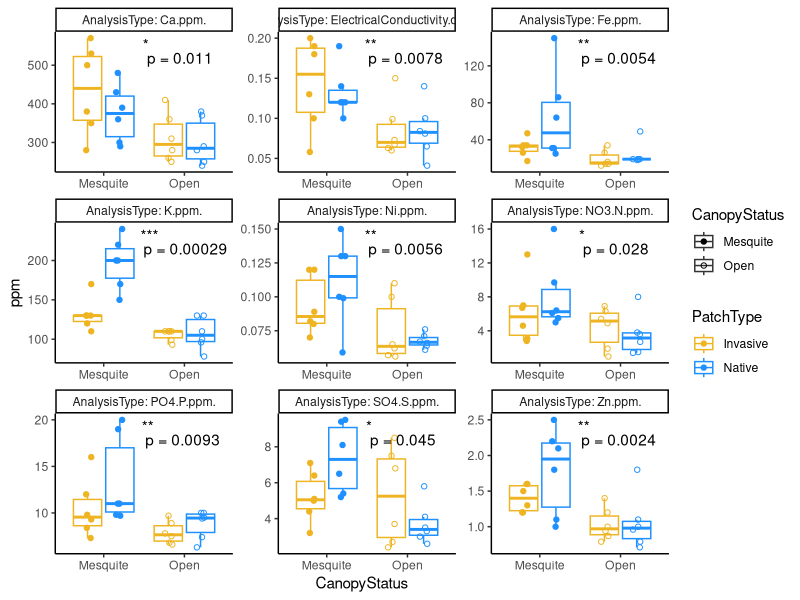
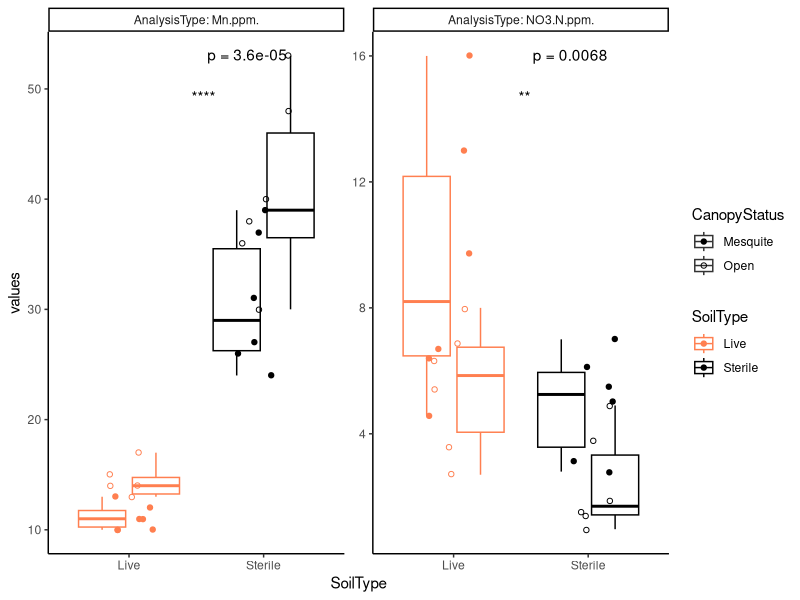
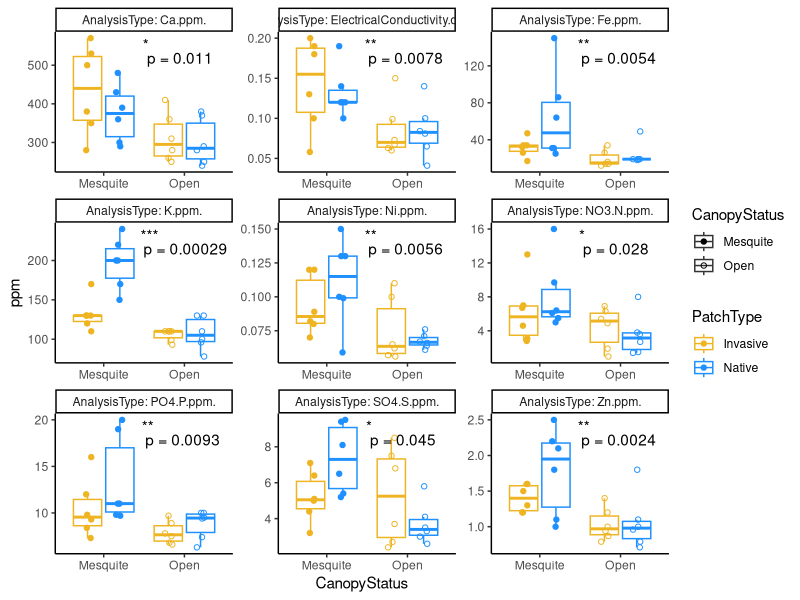
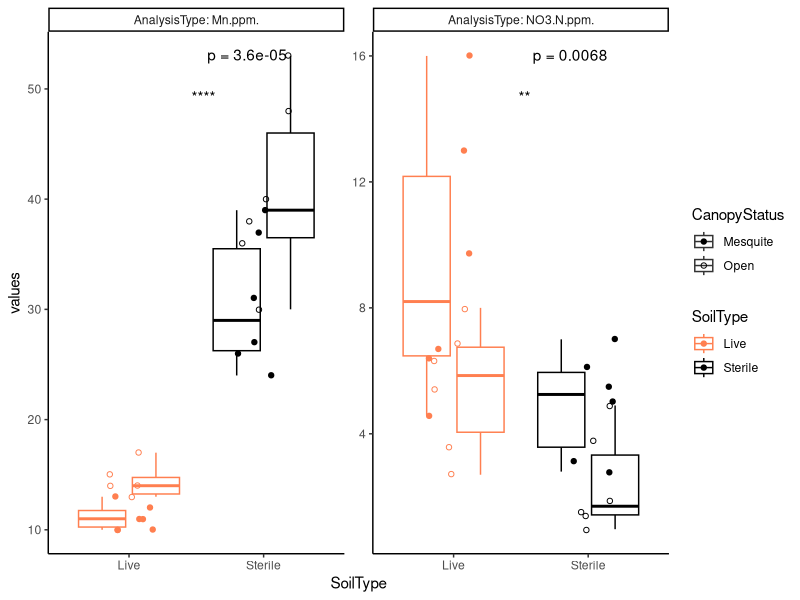

R code for these plots, in order:
#Monsoon Soil Endophytes

#Analysis Type Comparisons
#Taylor Portman
#21OCT22

#Read in libraries
library(dplyr)
library(ggplot2)
library(tidyr)
library(ggpubr)

#Set workind directory
setwd("/Volumes/GoogleDrive/My Drive/projects/MastersThesis/R/SRER_FieldExperiment")

#Read in data
dat<-read.csv("data_clean/MonsoonSoilChem_Clean.csv")
metadata<-read.csv("data_clean/MonsoonSoilMetadata_Clean.csv")
chem.long<-read.csv("data_clean/MonsoonSoilChem_Long_Clean.csv")

#Figure save file path
figures= 'MonsoonSoilChemistry/figures'


# Significant AnalysisType Comparisons ------------------------------------
sig.analysis1<-chem.long%>%
  filter(AnalysisType=="Ca.ppm."| AnalysisType=="Fe.ppm." | AnalysisType== "K.ppm."|
           AnalysisType=="ElectricalConductivity.dS.m."| AnalysisType=="Ni.ppm."| AnalysisType=="NO3.N.ppm."|
           AnalysisType=="PO4.P.ppm."| AnalysisType=="SO4.S.ppm."| AnalysisType=="Zn.ppm.")

sig.analysis2<-chem.long%>%
  filter(AnalysisType=="Mn.ppm."|AnalysisType=="NO3.N.ppm.")

# Sig Analysis 1: CanopyStatus  -----------------------------------------------------------

compare_means(values ~ CanopyStatus, data = sig.analysis1, 
              group.by = "AnalysisType")

colors= c("Invasive"= "goldenrod2", "Native"= "dodgerblue")
shapes= c("Mesquite"= 19, "Open"=1)
p <- ggboxplot(sig.analysis1, x = "CanopyStatus", y = "values",
               color = "PatchType", palette = colors,
               add = "jitter", shape= "CanopyStatus",
               facet.by = "AnalysisType", scales= "free",
               short.panel.labs = FALSE)+
  labs(y="ppm")
# Use only p.format as label. Remove method name.
p<-p + stat_compare_means(label = "p.signif" ,label.x.npc= 0.5, label.y.npc = .9)+ 
  theme_classic()+
  stat_compare_means(label="p.format", label.x.npc= .70, label.y.npc=0.8)+
  scale_shape_manual(values=shapes)
p
fileName = paste(figures, 'Boxplot_SigChemAnalysis_CanopyStatus.png',sep = '/')
ggsave(fileName, p, dpi = 800,width= 18, height=12, units=c('cm'))

# Sig Analysis 2: SoilType  -----------------------------------------------------------

compare_means(values ~ SoilType, data = sig.analysis2, 
              group.by = "AnalysisType")

colors= c("Live"= "coral", "Sterile"= "black")
shapes= c("Mesquite"= 19, "Open"=1)
p <- ggboxplot(sig.analysis2, x = "SoilType", y = "values",
               color = "SoilType", palette = colors,
               add = "jitter", shape= "CanopyStatus",
               facet.by = "AnalysisType", scales= "free",
               short.panel.labs = FALSE)
# Use only p.format as label. Remove method name.
p<-p + stat_compare_means(label = "p.signif" ,label.x.npc= 0.5, label.y.npc = .9)+ 
  theme_classic()+
  stat_compare_means(label="p.format", label.x.npc= .70, label.y.npc=0.99)+
  scale_shape_manual(values=shapes)
p
fileName = paste(figures, 'Boxplot_SigChemAnalysis_SoilType.png',sep = '/')
ggsave(fileName, p, dpi = 800,width= 18, height=12, units=c('cm'))
